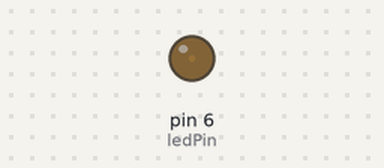
Bench run of a sketch on a simulated Arduino Pro Mini, built with avr-gcc and run on an emulated ATmega328P. Parts: output pins drawn as LEDs (lit = HIGH).

Above: at 0.05 s.
At 1.15 s:
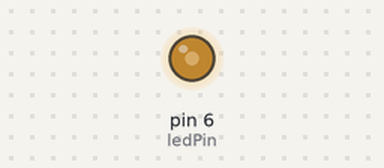
At 2.3 s:
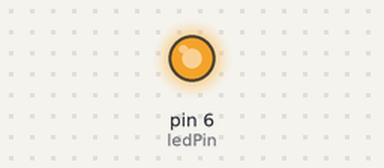
At 4.55 s:
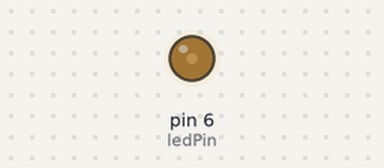
Timing chart, 0 to 6.6 s (numbered marks = the images above):
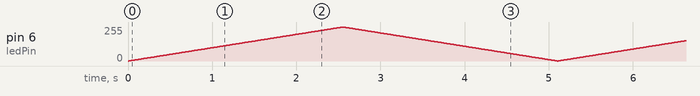

The sketch:

timer1_led_fader.ino
```cpp
// (licence header left out)
#define ledPin 6
#define timerStep 10

volatile int divider = 0;
volatile int pwmvalue = 0;
volatile int direction = 1;

void setupTimer1() {
  noInterrupts();
  // Clear registers
  TCCR1A = 0;
  TCCR1B = 0;
  TCNT1 = 0;

  // 1000 Hz (16000000/((249+1)*64))
  OCR1A = 249;
  // CTC
  TCCR1B |= (1 << WGM12);
  // Prescaler 64
  TCCR1B |= (1 << CS11) | (1 << CS10);
  // Output Compare Match A Interrupt Enable
  TIMSK1 |= (1 << OCIE1A);
  interrupts();
}

void setup() {
  pinMode(ledPin, OUTPUT);
  setupTimer1();
}

void loop() {
}

void pwmStep() {
  analogWrite(ledPin, pwmvalue);
  pwmvalue += direction;
  if (pwmvalue == 0)
    direction = 1;
  if (pwmvalue == 255)
    direction = -1;
}

ISR(TIMER1_COMPA_vect) {
  if (divider == 0)
    pwmStep();
  divider++;
  divider %= timerStep;
}
```
